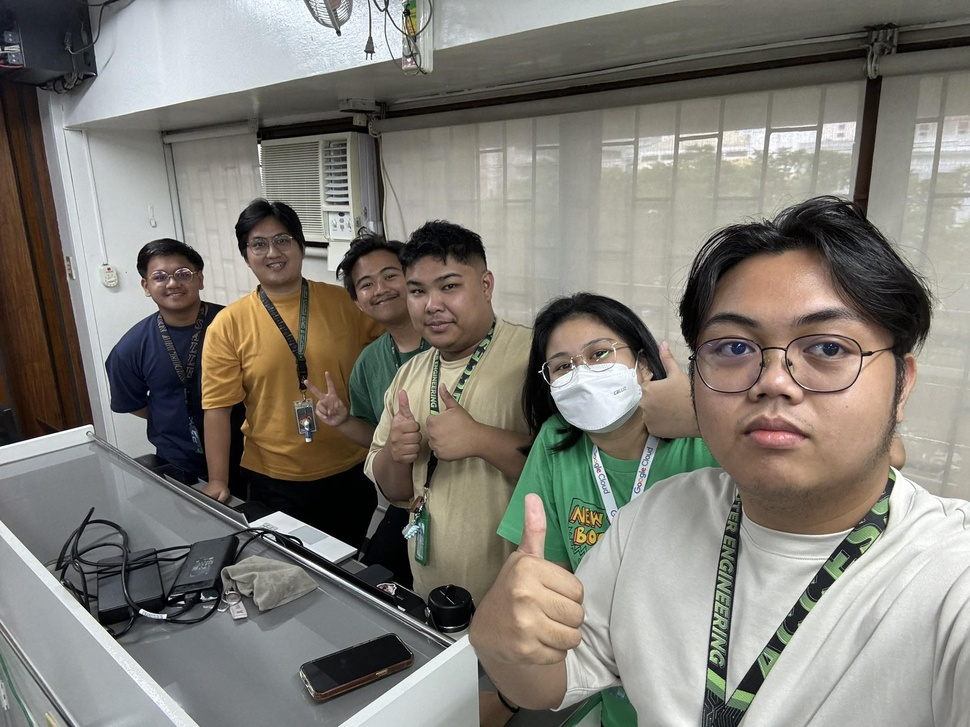
#> input picture LABACT3_LBYCPF3/grup.jpg, 970 x 727 px, shrunk from 2048 x 1536 before the run
$ python task2.py
#> lines starting #> are read from the running program, lines starting #| are printed output that depends on the picture
import cv2
import numpy as np
import matplotlib.pyplot as plt


# Load the image
image_path = 'grup.jpg'  # Replace with  your image
image = cv2.imread(image_path)
#> image is the input picture: shape (727, 970, 3); mean B, G, R 118.5, 126, 129.2


if image is None:
   print("Error: Could not load image. Check the file path.")
else:
   # Convert image to RGB
   image_rgb = cv2.cvtColor(image, cv2.COLOR_BGR2RGB)


   # Kernel sizes example
   kernel_sizes = [15, 25, 35]


   # Function to display a set of images for filtering technique
   def display_filter_results(filter_name, images, kernel_sizes):
       plt.figure(figsize=(15, 5))
       for i, img in enumerate(images):
           plt.subplot(1, 3, i + 1)
           plt.imshow(img)
           plt.title(f'{filter_name} {kernel_sizes[i]}x{kernel_sizes[i]}')
           plt.xticks([]), plt.yticks([])


       plt.tight_layout()
       plt.show()


   # Blurring using Averaging
   avg_blurs = [cv2.blur(image_rgb, (k, k)) for k in kernel_sizes]
#> avg_blurs = 3 items
   display_filter_results('Averaging', avg_blurs, kernel_sizes)
#> the loop in display_filter_results, `for i, img in enumerate(images):` made 3 passes
#> in display_filter_results, `plt.show()`:
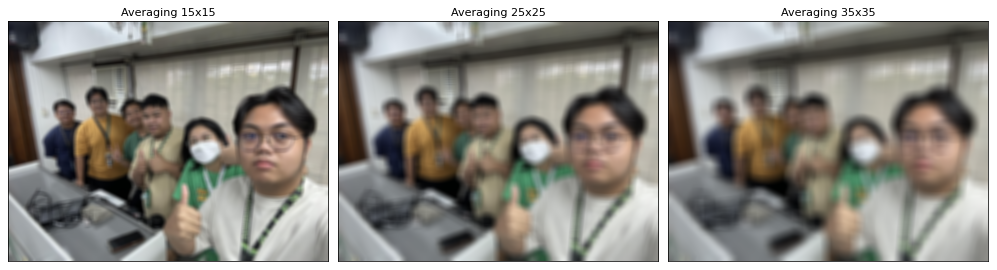
#> figure drawn by matplotlib, 3 panels


   # Blurring using Gaussian
   gaussian_blurs = [cv2.GaussianBlur(image_rgb, (k, k), 0) for k in kernel_sizes]
#> gaussian_blurs = 3 items
   display_filter_results('Gaussian', gaussian_blurs, kernel_sizes)
#> call 2 of display_filter_results, with filter_name = 'Gaussian'
#> the loop in display_filter_results (call 2), `for i, img in enumerate(images):` made 3 passes
#> in display_filter_results (call 2), `plt.show()`:
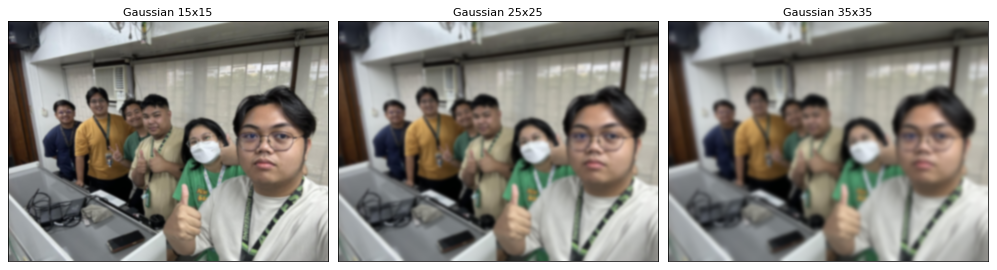
#> figure drawn by matplotlib, 3 panels


   # Blurring using Median
   median_blurs = [cv2.medianBlur(image_rgb, k) for k in kernel_sizes]
#> median_blurs = 3 items
   display_filter_results('Median', median_blurs, kernel_sizes)
#> call 3 of display_filter_results, with filter_name = 'Median'
#> the loop in display_filter_results (call 3), `for i, img in enumerate(images):` made 3 passes
#> in display_filter_results (call 3), `plt.show()`:
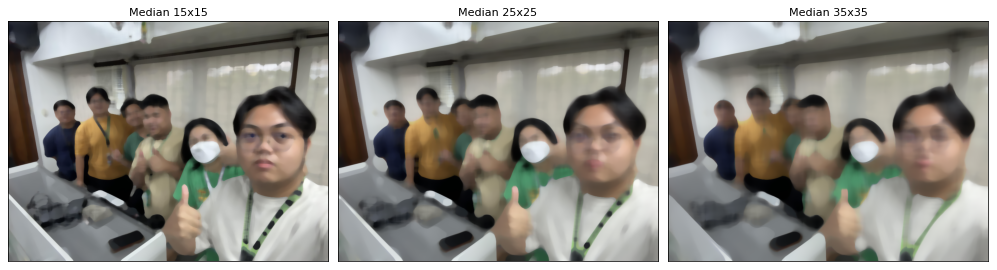
#> figure drawn by matplotlib, 3 panels


   # Blurring using Bilateral Filtering (increasing parameters for stronger effect)
   bilateral_blurs = [cv2.bilateralFilter(image_rgb, k*2, 150, 150) for k in kernel_sizes]
#> bilateral_blurs = 3 items
   display_filter_results('Bilateral', bilateral_blurs, kernel_sizes)
#> call 4 of display_filter_results, with filter_name = 'Bilateral'
#> the loop in display_filter_results (call 4), `for i, img in enumerate(images):` made 3 passes
#> in display_filter_results (call 4), `plt.show()`:
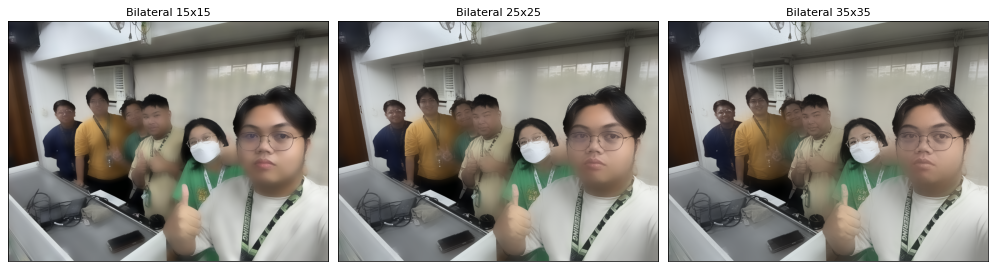
#> figure drawn by matplotlib, 3 panels


   # Compare all techniques side by side
   kernel_index = 1


   # Prepare images for side by side comparison
   comparison_images = [
       avg_blurs[kernel_index],
       gaussian_blurs[kernel_index],
       median_blurs[kernel_index],
       bilateral_blurs[kernel_index]
   ]


comparison_titles = ['Averaging', 'Gaussian', 'Median', 'Bilateral']


   # Display side by side comparison
plt.figure(figsize=(15, 5))
for i, img in enumerate(comparison_images):
       plt.subplot(1, 4, i + 1)
       plt.imshow(img)
       plt.title(f'{comparison_titles[i]} 25x25')
       plt.xticks([]), plt.yticks([])
#> this loop made 4 passes


plt.tight_layout()
plt.show()
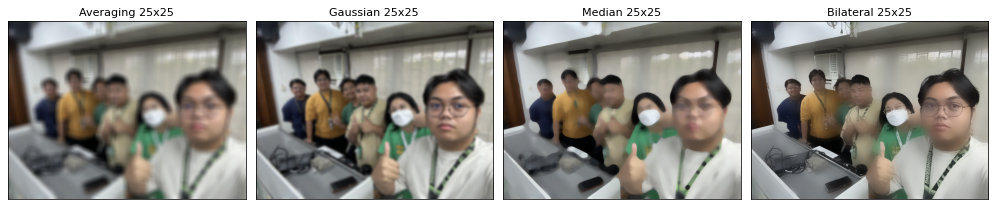
#> figure drawn by matplotlib, 4 panels
